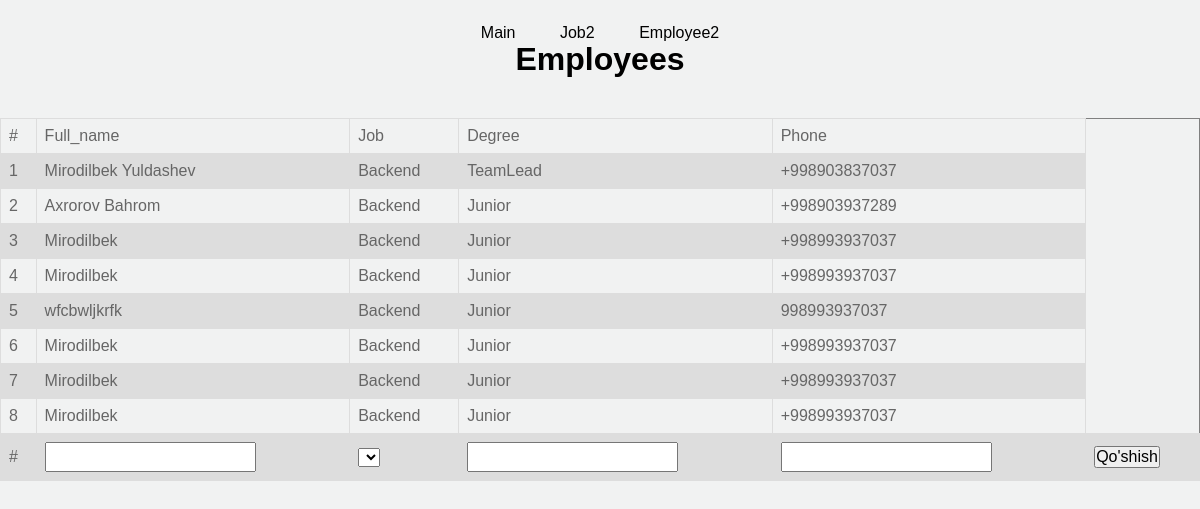
/filter2/?job=16, run on the app's committed database.
### main/models.py (models this page shows, shortened)
class BaseEmployee(models.Model):
    STATUS=(
        ("Junior","Junior"),
        ("Middle","Middle"),
        ("Senior","Senior"),
        ("TeamLead","TeamLead"),
    )
    full_name = models.CharField(max_length=100)
    job = models.ForeignKey(BaseJob,on_delete=models.SET_NULL,null=True,related_name='first_second')
    degree =  models.CharField(choices=STATUS,max_length=50,default="Junior")
    phone = models.CharField(max_length=13)

class BaseJob(models.Model):
    name = models.CharField(max_length=100)

### main/views.py (the view)
# urls.py: path('filter2/',Filter2),
def Filter2(request):
    job = request.GET['job']
    employee = BaseEmployee.objects.filter(job_id=job)
    context = {
        'employee':employee,
        'works':Jobs.objects.all(),
    }
    return render(request, 'employee2.html', context)

### template/employee2.html (shortened to what this page needs)
{% load static %}
<html>
<link rel="stylesheet" href="{%static 'style.css'%}">
<center>
    <div class="Mainclass">
        <a href="/">Main</a>
        <a href="/job2/">Job2</a>
        <a href="/employee2/">Employee2</a>
        <h1>Employees</h1>
    </div>
</center>
<center>
<br>
</center>
<table border="1px solid coral" width='100%'>
    <tr>
        <td>#</td>
        <td>Full_name</td>
        <td>Job</td>
        <td>Degree</td>
        <td>Phone</td>
        </tr>
    {% for i in employee %}
    <tr>
        <td>{{forloop.counter}}</td>
        <td>{{i.full_name}}</td>
        <td>{{i.job.name}}</td>
        <td>{{i.degree}}</td>
        <td>{{i.phone}}</td>
    </tr>
    {% endfor %}
    <form action="/add-worker/" method="post">
        <tr>
            <td>#</td>
            <td><input type="text" name="full_name"></td>
            <td>
                <select name="job" id="">
                </select>
            </td>
            <td><input type="text" name="degree"></td>
            <td><input type="text" name="phone"></td>
            <td><input type="submit" value="Qo'shish"></td>
        </tr>
    </form>
</table>
</html>

### static/style.css (style rules this page uses)
table { font-family: arial, sans-serif; border-collapse: collapse; width: 100%; }
td, th { border: 1px solid #dddddd; text-align: left; padding: 8px; }
tr:nth-child(even) { background-color: #dddddd; }
.Mainclass { margin: 20px; color: black; }
.Mainclass a { margin: 20px; color: black; }
* { margin: 0; padding: 0; }
a { color: #666; text-decoration: none; }
input { font: 16px/26px "Raleway", sans-serif; }

### data on the page
BaseEmployee: full_name "Mirodilbek Yuldashev", job.name "Backend", degree "TeamLead", phone "+998903837037"
BaseEmployee: full_name "Axrorov Bahrom", job.name "Backend", degree "Junior", phone "+998903937289"
BaseEmployee: full_name "Mirodilbek", job.name "Backend", degree "Junior", phone "+998993937037"
BaseEmployee: full_name "Mirodilbek", job.name "Backend", degree "Junior", phone "+998993937037"
BaseEmployee: full_name "wfcbwljkrfk", job.name "Backend", degree "Junior", phone "998993937037"
BaseEmployee: full_name "Mirodilbek", job.name "Backend", degree "Junior", phone "+998993937037"
BaseEmployee: full_name "Mirodilbek", job.name "Backend", degree "Junior", phone "+998993937037"
BaseEmployee: full_name "Mirodilbek", job.name "Backend", degree "Junior", phone "+998993937037"
